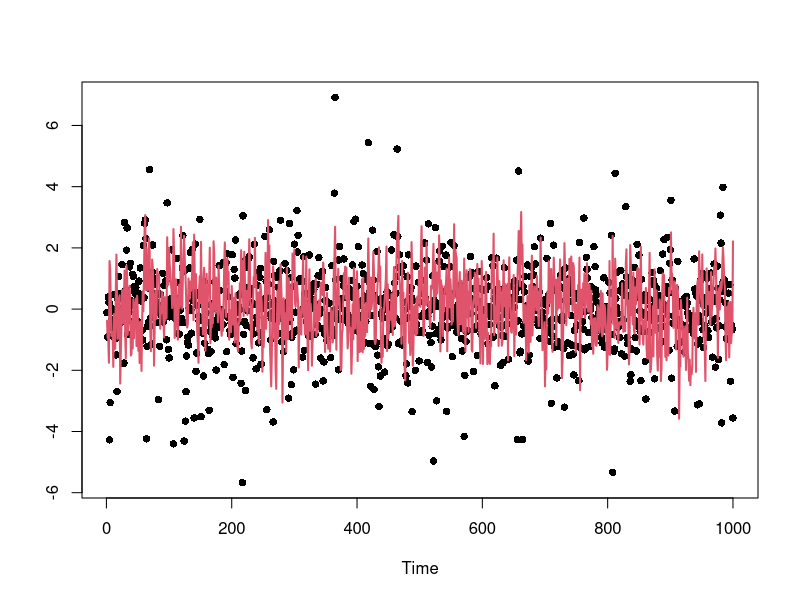
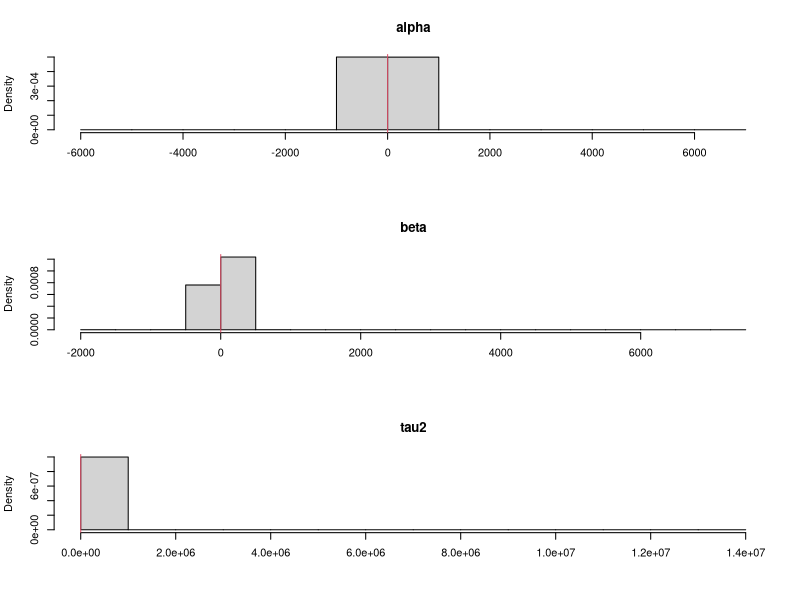

Here is the R script that generated these plots, in order: (Note: a time limit stopped this script after it produced the figures.)
svm.pl = function(y,alphas,betas,tau2s,xs){#,b0,B0,c0,d0){
  n      = length(y)
  N      = length(xs)
  nmix   = 7  
  mu     = matrix(c(-11.40039,-5.24321,-9.83726,1.50746,-0.65098,0.52478,-2.35859),
                  N,nmix,byrow=TRUE)
  sig2   = matrix(c(5.795960,2.613690,5.179500,0.167350,0.640090,0.340230,1.262610),
                  N,nmix,byrow=TRUE)
  q      = matrix(c(0.007300,0.105560,0.000020,0.043950,0.340010,0.245660,0.257500),
                  N,nmix,byrow=TRUE) 
#   q = c(0.007300,0.105560,0.000020,0.043950,0.340010,0.245660,0.257500)
#   mu = c(-11.40039,-5.24321,-9.83726,1.50746,-0.65098,0.52478,-2.35859)
#   sig2 = c(5.795960,2.613690,5.179500,0.167350,0.640090,0.340230,1.262610)
  quants = array(0,c(n,4,3))
  z      = log(y^2)
  s      = matrix(0,N,7)
  s[,1]  = 1.0/B0[1]
  s[,2]  = 0.0
  s[,3]  = 1.0/B0[2]
  s[,4]  = b0[1]/B0[1]
  s[,5]  = b0[2]/B0[2]
  s[,6]  = c0
  s[,7]  = d0
  num1   = rep(b0[1],N)
  num2   = rep(b0[2],N)
  for (t in 1:n){
    #print(t)
    mus    = matrix(alphas+betas*xs,N,nmix)
#     print(mus[1,])
#     scan(n=1)
    probs  = q*dnorm(z[t],mus+mu,sqrt(sig2+tau2s))
    weight = apply(probs,1,sum)
    k      = sample(1:N,size=N,replace=TRUE,prob=weight)
#     print(probs[1,])
#     scan(n=1)
    
    xs1    = xs[k]
    probs  = probs[k,]
    mus    = mus[k,]
    alphas = alphas[k]
    betas  = betas[k]
    tau2s  = tau2s[k]
    so     = s[k,]
    num1o  = num1[k]
    num2o  = num2[k]	  
    tau2ss = matrix(tau2s,N,nmix)
    vars   = 1/(1/sig2+1/tau2ss)
    sds    = sqrt(vars)
    means  = vars*((z[t]-mu)/sig2 + mus/tau2ss)
    for (i in 1:N){
      comp  = sample(1:nmix,size=1,prob=probs[i,])
      xs[i] = rnorm(1,means[i,comp],sds[i,comp])
    }
    s[,1]  = so[,1] + 1
    s[,2]  = so[,2] + xs1
    s[,3]  = so[,3] + xs1^2
    s[,4]  = so[,4] + xs
    s[,5]  = so[,5] + xs*xs1
    s[,6]  = so[,6] + 1/2
    m      = s[,1]*s[,3]-s[,2]^2
    num1   = (s[,3]*s[,4]-s[,2]*s[,5])/m
    num2   = (s[,1]*s[,5]-s[,2]*s[,4])/m
    s[,7]  = so[,7] + (xs-num1-num2*xs1)*xs/2 + ((num1o-num1)*so[,4]+(num2o-num2)*so[,5])/2
    tau2s  = 1/rgamma(N,s[,6],s[,7])
    std    = sqrt(tau2s/m)
    norm   = cbind(rnorm(N,0,std),rnorm(N,0,std))
    alphas = num1 + sqrt(s[,3])*norm[,1]
    betas  = num2 - s[,2]/sqrt(s[,3])*norm[,1]+sqrt(s[,1]-s[,2]^2/s[,3])*norm[,2]   
    quants[t,1,] = quantile(alphas,c(0.05,0.5,0.95))
    quants[t,2,] = quantile(betas,c(0.05,0.5,0.95))
    quants[t,3,] = quantile(tau2s,c(0.05,0.5,0.95))
    quants[t,4,] = quantile(exp(xs/2),c(0.05,0.5,0.95))
  }
  return(quants)
}
PL = function(y,alphas,betas,tau2s,xs){
  n      = length(y)
  N      = length(xs)
  quants = array(0,c(n,4,3))
  
  
  
  
  s      = matrix(0,N,7)
  
  
  s[,1] = 1/B0[1]
  s[,2] = 0
  s[,3] = 1/B0[2]
  s[,4] = s[,1]*b0[1]# + s[,2]*b0[2]
  s[,5] = s[,3]*b0[2]# + s[,2]*b0[1]
  s[,6] = c0
  s[,7] = d0
  m      = s[,1]*s[,3]-s[,2]^2
  b1   = (s[,3]*s[,4]-s[,2]*s[,5])/m
  b2   = (s[,1]*s[,5]-s[,2]*s[,4])/m
  
  
  for (t in 1:n){
    # Resampling
    mus    = alphas+betas*xs
    stdevs = exp(mus/2)
    weight = dnorm(y[t],0,stdevs) 
    k      = sample(1:N,size=N,replace=T,prob=weight)
    alphas = alphas[k]
    betas  = betas[k]
    tau2s  = tau2s[k]
    
    mus    = mus[k]
    xs1    = xs[k]
    sig2s = exp(xs1)
    # Propagating
    vars   = 1/(1/sig2s+1/tau2s)
    sds    = sqrt(vars)
    means  = vars*(mus/tau2s + y[t]/sig2s)
    xs     = rnorm(N,means,sds)
    so     = s[k,]
    b1o  = b1[k]
    b2o  = b2[k]    
    # Updating sufficient stats
    s[,1]  = so[,1] + 1
    s[,2]  = so[,2] + xs1
    s[,3]  = so[,3] + xs1^2
    s[,4]  = so[,4] + xs
    s[,5]  = so[,5] + xs*xs1
    s[,6]  = so[,6] + 1
    
    # determinant of Binv matrix
    m      = s[,1]*s[,3]-s[,2]^2 
    
    # b_{t} =  inv(Binv_{t}) x (Binv_{t-1} * b_{t-1}) 
    b1   = (s[,3]*s[,4]-s[,2]*s[,5])/m  
    b2   = (s[,1]*s[,5]-s[,2]*s[,4])/m
    
    s[,7]  = so[,7] + (xs-b1-b2*xs1)*xs + (b1o-b1)*so[,4]+(b2o-b2)*so[,5]
    
#     F.new = rbind(1,xs1[2])
#     C.old = diag(B0,2)
#     Q = 1
#     D1 = t(F.new) %*% C.old%*% F.new + Q 
#     
#     
#     #       C0 = diag(B0,2)
#     #       print( C0 %*%F.new[,j]  %*% solve(D1) %*% (xs[1]-t(F.new[,j])%*%b0))
#     CF = C.old %*% F.new
#     
#     D.new = t(F.new)  %*% CF +Q
#     D.inv = solve(D.new)
#     #       print(D.inv)
#     
#     m.old = b0
#     #       print(D.new)
#     #       print(CF %*% D.inv %*% (xs[j]-t(F.new[,j]) %*% m.old[j,]))
#     #       m.old = m.old + CF %*% D.inv %*% (xs[1]-t(F.new) %*% m.old)
#     print(D.inv %*% (xs[1]-t(F.new) %*% m.old))
#     C.old = C.old - CF %*% D.inv  %*% t(F.new) %*% C.old
#     d0 = d0 + t(xs[2]-t(F.new)%*% m.old)%*% D.inv %*% (xs[2]-t(F.new) %*% m.old)
#     m.old = m.old + CF %*% D.inv %*% (xs[2]-t(F.new) %*% m.old)
# 
#     print(d0)
#     print(s[2,7])
#     scan(n=1)
#     
    
    tau2s  = 1/rgamma(N,s[,6]/2,s[,7]/2)
    std    = sqrt(tau2s/m)
    norm   = cbind(rnorm(N,0,std),rnorm(N,0,std))
    
    # cholesky decomposition of B, thus inv(Binv)
    alphas = b1 + sqrt(s[,3])*norm[,1]
    betas  = b2 - s[,2]/sqrt(s[,3])*norm[,1]+sqrt(s[,1]-s[,2]^2/s[,3])*norm[,2]  
    # Storing quantiles
    quants[t,1,] = quantile(alphas,c(0.025,0.5,0.975))
    quants[t,2,] = quantile(betas,c(0.025,0.5,0.975))
    quants[t,3,] = quantile(tau2s,c(0.025,0.5,0.975))  
    quants[t,4,] = quantile(exp(xs/2),c(0.025,0.5,0.975))  
    
  }
  return(quants)
}

# Simulated data
# set.seed(98765)
n     =  1000
alpha =  0
beta  =  0.4
tau2  =  1
sig2  =  1.0
tau   = sqrt(tau2)
x     = rep(alpha/(1-beta),n+1)
true  = c(alpha,beta,tau2,sig2)
names = c("alpha","beta","tau2","y")
for (t in 2:(n+1))
  x[t] = alpha+beta*x[t-1]+tau*rnorm(1)
x = x[2:(n+1)]
y = rnorm(n,0,exp(x/2))

par(mfrow=c(1,1))
plot(y,ylim=range(x,y),xlab="Time",ylab="",main="",pch=16)
lines(x,col=2,lwd=2)
data = read.csv('weeklyoilprice.csv')
prices = data[,2]
n = length(prices)
returns = diff(prices)/prices[1:(n-1)]
logreturns = log(prices[2:n]/prices[1:(n-1)])
n = length(returns)
y = returns*100+rnorm(n,0,0.00001)

# Prior hyperparameters
# ---------------------
m0    = 0.0


C0 = 10
c0    = 1
d0    = 1
tau20 = tau2
b0    = c(alpha,beta)
B0    = c(1,1)/tau20
sC0   = sqrt(C0)
sB0   = sqrt(B0)

# ONE LONG PL FILTER
# ------------------
# set.seed(246521)
N      = 10000
xs     = rnorm(N,m0,sC0)
tau2s  = 1/rgamma(N,c0/2,d0/2)
taus   = sqrt(tau2s)
alphas = rnorm(N,b0[1],taus*sB0[1])
betas  = rnorm(N,b0[2],taus*sB0[2])

pars   = cbind(alphas,betas,tau2s)
par(mfrow=c(3,1))
for (i in 1:3){
  hist(pars[,i],prob=TRUE,xlab="",main=names[i])
  abline(v=true[i],col=2)
}
print(date())
# plm    = PL(y,alphas,betas,tau2s,xs)
plm    = svm.pl(y,alphas,betas,tau2s,xs)
print(date())
cols = c(grey(0.5),1,grey(0.5))
ind  = 10:n
n1   = length(ind)
par(mfrow=c(2,2))
for (i in 1:4){
  ts.plot(plm[ind,i,],xlab="",ylab="",main=names[i],col=cols,ylim=range(plm[ind,i,]))
  abline(h=true[i],lty=2)
}
par(mfrow=c(1,1))
ts.plot(cbind(2*plm[,4,2],-2*plm[,4,2]))
lines(returns*100,col='red')


# Particle filters
# ----------------
# set.seed(246521)
# N    = 1000
# nsim = 100
# a    = 0.95
# qs   = array(0,c(nsim,n,4,3))
# for (s in 1:nsim){
#   print(s)
#   xs         = rnorm(N,m0,sC0)
#   tau2s      = 1/rgamma(N,c0/2,d0/2)
#   taus       = sqrt(tau2s)
#   alphas     = rnorm(N,b0[1],taus*sB0[1])
#   betas      = rnorm(N,b0[2],taus*sB0[2])
# #   qs[1,s,,,] = LW(y,alphas,betas,tau2s,sig2s,xs,a)
# #   qs[2,s,,,] = Storvik(y,alphas,betas,tau2s,sig2s,xs)
#   qs[s,,,] = PL(y,alphas,betas,tau2s,xs) 
# }
# 
# 
# 
# cols = c(grey(0.5),1,grey(0.5))
# ind  = 10:n
# n1   = length(ind)
# par(mfrow=c(2,2))
# for (i in 1:4){
#   ts.plot(qs[50,,i,],xlab="",ylab=","wimain=names[i],col=cols,ylim=range(plm[ind,i,]))
#   abline(h=true[i],lty=2)
# }
# 
# 
# # Mean square error
# quants = c("2.5th","50th","97.5th")
# filter = "PL"
# mse    = array(0,c(n1,4,3))
#   for (k in 1:3) 
#     for (i in 1:nsim) 
#       mse[,k,]=mse[,k,]+(qs[i,ind,k,]-plm[ind,k,])^2
# sq.mse = sqrt(mse/nsim)  
# 
# 
# cols = c(grey(0.75),grey(0.5),grey(0.75))
# #cols = c(3,2,5)
# par(mfrow=c(3,1))
# for (k in 1:3){
#   L = min(qs[,ind,k,])
#   U = max(qs[,ind,k,])
# 
#     plot(qs[1,,k,1],ylab=names[k],xlab="Time",main=filter,ylim=c(L,U),type="l",col=cols[1])
#     for (i in c(1,3,2)) for (j in 1:nsim) lines(qs[j,,k,i],col=cols[i])
#     for (i in c(1,3,2)) lines(plm[,k,i],lwd=1,col=1)  
#   
# }  
# 
# 
# 
# cols = c(grey(0.3),gray(0.5),grey(0.7))
# U    = c(0.275,0.175,0.45,1.25)
# par(mfrow=c(2,2))
# for (i in 1:3){
#   boxplot(sq.mse[1,,i,1],sq.mse[2,,i,1],sq.mse[3,,i,1],
#           sq.mse[1,,i,2],sq.mse[2,,i,2],sq.mse[3,,i,2],
#           sq.mse[1,,i,3],sq.mse[2,,i,3],sq.mse[3,,i,3],
#           outline=FALSE,ylab="Root MSE",xlab="Percentile",axes=FALSE,col=cols,ylim=c(0,U[i]))
#   axis(2);axis(1,at=c(2,5,8),lab=quants);box()
#   abline(v=3.5)
#   abline(v=6.5)
#   title(names[i])
# }
# #legend(0.5,1.2,legend=filters,col=cols,cex=1.25,lwd=c(4,4,4),lty=c(1,1,1),bty="n")
# 
# 





################ ETC
# 
# for (j in 1:N){
#   D1 = F.new[,j] %*% C.old[j,,]%*% F.new[,j] + Q 
#   
#   print(D1)
#   #       C0 = diag(B0,2)
#   #       print( C0 %*%F.new[,j]  %*% solve(D1) %*% (xs[1]-t(F.new[,j])%*%b0))
#   CF = C.old[j,,] %*% F.new[,j]
#   
#   D.new = t(F.new[,j])  %*% CF +Q
#   D.inv = solve(D.new)
#   print(D.new)
#   print(CF %*% D.inv %*% (xs[j]-t(F.new[,j]) %*% m.old[j,]))
#   m.old[j,] = m.old[j,] + CF %*% D.inv %*% (xs[j]-t(F.new[,j]) %*% m.old[j,])
#   C.old[j,,] = C.old[j,,] - CF %*% D.inv  %*% t(F.new[,j]) %*% C.old[j,,]
#   print(m.old[1,])
#   print(b1[1])
#   print(b2[1])
#   scan(n=1)
# }
